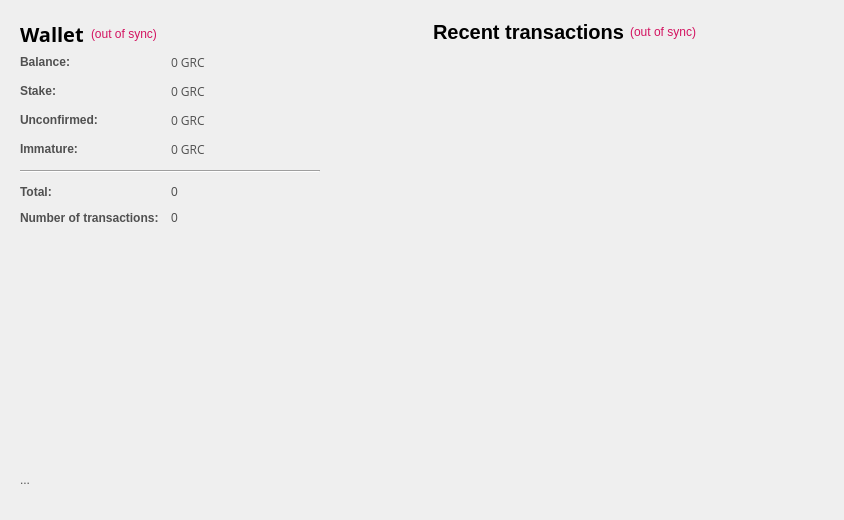
<?xml version="1.0" encoding="UTF-8"?>
<ui version="4.0">
 <class>OverviewPage</class>
 <widget class="QWidget" name="OverviewPage">
  <property name="geometry">
   <rect>
    <x>0</x>
    <y>0</y>
    <width>846</width>
    <height>520</height>
   </rect>
  </property>
  <property name="sizePolicy">
   <sizepolicy hsizetype="Minimum" vsizetype="Preferred">
    <horstretch>0</horstretch>
    <verstretch>0</verstretch>
   </sizepolicy>
  </property>
  <property name="minimumSize">
   <size>
    <width>795</width>
    <height>520</height>
   </size>
  </property>
  <property name="maximumSize">
   <size>
    <width>16777215</width>
    <height>520</height>
   </size>
  </property>
  <property name="windowTitle">
   <string>Form</string>
  </property>
  <property name="styleSheet">
   <string notr="true">color:#505050;
font-family:'Open Sans,sans-serif';</string>
  </property>
  <layout class="QGridLayout" name="gridLayout_2">
   <property name="sizeConstraint">
    <enum>QLayout::SetMaximumSize</enum>
   </property>
   <property name="leftMargin">
    <number>11</number>
   </property>
   <property name="horizontalSpacing">
    <number>0</number>
   </property>
   <item row="1" column="1">
    <layout class="QVBoxLayout" name="verticalLayout_3">
     <property name="spacing">
      <number>7</number>
     </property>
     <item>
      <widget class="QFrame" name="frame_2">
       <property name="sizePolicy">
        <sizepolicy hsizetype="Fixed" vsizetype="Preferred">
         <horstretch>0</horstretch>
         <verstretch>0</verstretch>
        </sizepolicy>
       </property>
       <property name="minimumSize">
        <size>
         <width>400</width>
         <height>0</height>
        </size>
       </property>
       <layout class="QVBoxLayout" name="verticalLayout">
        <property name="leftMargin">
         <number>0</number>
        </property>
        <item>
         <layout class="QHBoxLayout" name="horizontalLayout_2">
          <item>
           <widget class="QLabel" name="label_4">
            <property name="text">
             <string>&lt;html&gt;&lt;head/&gt;&lt;body&gt;&lt;p&gt;&lt;span style=&quot; font-size:20px; font-weight:600; color:#000000;&quot;&gt;Recent transactions&lt;/span&gt;&lt;/p&gt;&lt;/body&gt;&lt;/html&gt;</string>
            </property>
           </widget>
          </item>
          <item>
           <widget class="QLabel" name="labelTransactionsStatus">
            <property name="toolTip">
             <string>The displayed information may be out of date. Your wallet automatically synchronizes with the Gridcoin network after a connection is established, but this process has not completed yet.</string>
            </property>
            <property name="styleSheet">
             <string notr="true">QLabel { color: red; }</string>
            </property>
            <property name="text">
             <string notr="true">&lt;html&gt;&lt;head/&gt;&lt;body&gt;&lt;p&gt;&lt;span style=&quot; color:#d31360;&quot;&gt;(out of sync)&lt;/span&gt;&lt;/p&gt;&lt;/body&gt;&lt;/html&gt;</string>
            </property>
            <property name="alignment">
             <set>Qt::AlignRight|Qt::AlignTrailing|Qt::AlignVCenter</set>
            </property>
           </widget>
          </item>
          <item>
           <spacer name="horizontalSpacer">
            <property name="orientation">
             <enum>Qt::Horizontal</enum>
            </property>
            <property name="sizeHint" stdset="0">
             <size>
              <width>40</width>
              <height>20</height>
             </size>
            </property>
           </spacer>
          </item>
         </layout>
        </item>
        <item>
         <spacer name="verticalSpacer_6">
          <property name="orientation">
           <enum>Qt::Vertical</enum>
          </property>
          <property name="sizeType">
           <enum>QSizePolicy::Maximum</enum>
          </property>
          <property name="sizeHint" stdset="0">
           <size>
            <width>20</width>
            <height>13</height>
           </size>
          </property>
         </spacer>
        </item>
        <item>
         <widget class="QListView" name="listTransactions">
          <property name="sizePolicy">
           <sizepolicy hsizetype="Expanding" vsizetype="Expanding">
            <horstretch>0</horstretch>
            <verstretch>0</verstretch>
           </sizepolicy>
          </property>
          <property name="styleSheet">
           <string notr="true">QListView { background: transparent;font-size:12px;  }</string>
          </property>
          <property name="frameShape">
           <enum>QFrame::NoFrame</enum>
          </property>
          <property name="verticalScrollBarPolicy">
           <enum>Qt::ScrollBarAlwaysOff</enum>
          </property>
          <property name="horizontalScrollBarPolicy">
           <enum>Qt::ScrollBarAlwaysOff</enum>
          </property>
          <property name="selectionMode">
           <enum>QAbstractItemView::NoSelection</enum>
          </property>
         </widget>
        </item>
        <item>
         <widget class="QLabel" name="label12">
          <property name="layoutDirection">
           <enum>Qt::RightToLeft</enum>
          </property>
          <property name="text">
           <string>&lt;html&gt;&lt;head/&gt;&lt;body&gt;&lt;p align=&quot;center&quot;&gt;&lt;a href=&quot;http://boincstats.com/en/stats/-1/team/detail/118094994/overview&quot;&gt;&lt;span style=&quot; text-decoration: underline; color:#0000ff;&quot;&gt;&lt;img src=&quot;:/images/wallet2&quot;/&gt;&lt;/span&gt;&lt;/a&gt;&lt;/p&gt;&lt;/body&gt;&lt;/html&gt;</string>
          </property>
          <property name="alignment">
           <set>Qt::AlignRight|Qt::AlignTrailing|Qt::AlignVCenter</set>
          </property>
          <property name="margin">
           <number>5</number>
          </property>
          <property name="openExternalLinks">
           <bool>true</bool>
          </property>
         </widget>
        </item>
       </layout>
      </widget>
     </item>
    </layout>
   </item>
   <item row="1" column="0">
    <layout class="QVBoxLayout" name="verticalLayout_2">
     <property name="spacing">
      <number>1</number>
     </property>
     <item>
      <widget class="QFrame" name="frame">
       <property name="sizePolicy">
        <sizepolicy hsizetype="Fixed" vsizetype="Preferred">
         <horstretch>0</horstretch>
         <verstretch>0</verstretch>
        </sizepolicy>
       </property>
       <property name="minimumSize">
        <size>
         <width>422</width>
         <height>0</height>
        </size>
       </property>
       <layout class="QVBoxLayout" name="verticalLayout_4">
        <item>
         <layout class="QHBoxLayout" name="horizontalLayout_4">
          <property name="spacing">
           <number>7</number>
          </property>
          <item>
           <widget class="QLabel" name="label_5">
            <property name="font">
             <font>
              <family>Open Sans,sans-serif</family>
             </font>
            </property>
            <property name="text">
             <string>&lt;html&gt;&lt;head/&gt;&lt;body&gt;&lt;p&gt;&lt;span style=&quot; font-size:20px; font-weight:600; color:#000000;&quot;&gt;Wallet&lt;/span&gt;&lt;/p&gt;&lt;/body&gt;&lt;/html&gt;</string>
            </property>
           </widget>
          </item>
          <item>
           <widget class="QLabel" name="labelWalletStatus">
            <property name="toolTip">
             <string>The displayed information may be out of date. Your wallet automatically synchronizes with the Gridcoin network after a connection is established, but this process has not completed yet.</string>
            </property>
            <property name="styleSheet">
             <string notr="true">QLabel { color: red; }</string>
            </property>
            <property name="text">
             <string notr="true">&lt;html&gt;&lt;head/&gt;&lt;body&gt;&lt;p&gt;&lt;span style=&quot; color:#d31360;&quot;&gt;(out of sync)&lt;/span&gt;&lt;/p&gt;&lt;/body&gt;&lt;/html&gt;</string>
            </property>
            <property name="alignment">
             <set>Qt::AlignLeading|Qt::AlignLeft|Qt::AlignVCenter</set>
            </property>
           </widget>
          </item>
          <item>
           <spacer name="horizontalSpacer_2">
            <property name="orientation">
             <enum>Qt::Horizontal</enum>
            </property>
            <property name="sizeHint" stdset="0">
             <size>
              <width>40</width>
              <height>20</height>
             </size>
            </property>
           </spacer>
          </item>
         </layout>
        </item>
        <item>
         <layout class="QFormLayout" name="formLayout_2">
          <property name="fieldGrowthPolicy">
           <enum>QFormLayout::AllNonFixedFieldsGrow</enum>
          </property>
          <property name="horizontalSpacing">
           <number>12</number>
          </property>
          <property name="verticalSpacing">
           <number>12</number>
          </property>
          <item row="0" column="0">
           <widget class="QLabel" name="label">
            <property name="text">
             <string>&lt;html&gt;&lt;head/&gt;&lt;body&gt;&lt;p&gt;&lt;span style=&quot; font-weight:600;&quot;&gt;Balance:&lt;/span&gt;&lt;/p&gt;&lt;/body&gt;&lt;/html&gt;</string>
            </property>
           </widget>
          </item>
          <item row="0" column="1">
           <widget class="QLabel" name="labelBalance">
            <property name="font">
             <font>
              <family>Open Sans,sans-serif</family>
             </font>
            </property>
            <property name="cursor">
             <cursorShape>IBeamCursor</cursorShape>
            </property>
            <property name="toolTip">
             <string>Your current balance</string>
            </property>
            <property name="text">
             <string notr="true">0 GRC</string>
            </property>
            <property name="textInteractionFlags">
             <set>Qt::LinksAccessibleByMouse|Qt::TextSelectableByKeyboard|Qt::TextSelectableByMouse</set>
            </property>
           </widget>
          </item>
          <item row="1" column="0">
           <widget class="QLabel" name="label_6">
            <property name="text">
             <string>&lt;html&gt;&lt;head/&gt;&lt;body&gt;&lt;p&gt;&lt;span style=&quot; font-weight:600;&quot;&gt;Stake:&lt;/span&gt;&lt;/p&gt;&lt;/body&gt;&lt;/html&gt;</string>
            </property>
           </widget>
          </item>
          <item row="1" column="1">
           <widget class="QLabel" name="labelStake">
            <property name="font">
             <font>
              <family>Open Sans,sans-serif</family>
             </font>
            </property>
            <property name="cursor">
             <cursorShape>IBeamCursor</cursorShape>
            </property>
            <property name="toolTip">
             <string>Total of coins that was staked, and do not yet count toward the current balance</string>
            </property>
            <property name="text">
             <string notr="true">0 GRC</string>
            </property>
            <property name="textInteractionFlags">
             <set>Qt::LinksAccessibleByMouse|Qt::TextSelectableByKeyboard|Qt::TextSelectableByMouse</set>
            </property>
           </widget>
          </item>
          <item row="2" column="0">
           <widget class="QLabel" name="label_3">
            <property name="text">
             <string>&lt;html&gt;&lt;head/&gt;&lt;body&gt;&lt;p&gt;&lt;span style=&quot; font-weight:600;&quot;&gt;Unconfirmed:&lt;/span&gt;&lt;/p&gt;&lt;/body&gt;&lt;/html&gt;</string>
            </property>
           </widget>
          </item>
          <item row="2" column="1">
           <widget class="QLabel" name="labelUnconfirmed">
            <property name="font">
             <font>
              <family>Open Sans,sans-serif</family>
             </font>
            </property>
            <property name="cursor">
             <cursorShape>IBeamCursor</cursorShape>
            </property>
            <property name="toolTip">
             <string>Total of transactions that have yet to be confirmed, and do not yet count toward the current balance</string>
            </property>
            <property name="text">
             <string notr="true">0 GRC</string>
            </property>
            <property name="textInteractionFlags">
             <set>Qt::LinksAccessibleByMouse|Qt::TextSelectableByKeyboard|Qt::TextSelectableByMouse</set>
            </property>
           </widget>
          </item>
          <item row="3" column="0">
           <widget class="QLabel" name="labelImmatureText">
            <property name="text">
             <string>&lt;html&gt;&lt;head/&gt;&lt;body&gt;&lt;p&gt;&lt;span style=&quot; font-weight:600;&quot;&gt;Immature:&lt;/span&gt;&lt;/p&gt;&lt;/body&gt;&lt;/html&gt;</string>
            </property>
           </widget>
          </item>
          <item row="3" column="1">
           <widget class="QLabel" name="labelImmature">
            <property name="font">
             <font>
              <family>Open Sans,sans-serif</family>
             </font>
            </property>
            <property name="toolTip">
             <string>Mined balance that has not yet matured</string>
            </property>
            <property name="text">
             <string notr="true">0 GRC</string>
            </property>
            <property name="textInteractionFlags">
             <set>Qt::LinksAccessibleByMouse|Qt::TextSelectableByKeyboard|Qt::TextSelectableByMouse</set>
            </property>
           </widget>
          </item>
          <item row="4" column="0" colspan="2">
           <widget class="Line" name="line">
            <property name="sizePolicy">
             <sizepolicy hsizetype="MinimumExpanding" vsizetype="Fixed">
              <horstretch>140</horstretch>
              <verstretch>0</verstretch>
             </sizepolicy>
            </property>
            <property name="maximumSize">
             <size>
              <width>300</width>
              <height>16777215</height>
             </size>
            </property>
            <property name="orientation">
             <enum>Qt::Horizontal</enum>
            </property>
           </widget>
          </item>
          <item row="5" column="0">
           <widget class="QLabel" name="label_10">
            <property name="text">
             <string>&lt;html&gt;&lt;head/&gt;&lt;body&gt;&lt;p&gt;&lt;span style=&quot; font-weight:600;&quot;&gt;Total:&lt;/span&gt;&lt;/p&gt;&lt;/body&gt;&lt;/html&gt;</string>
            </property>
           </widget>
          </item>
          <item row="5" column="1">
           <widget class="QLabel" name="labelTotal">
            <property name="toolTip">
             <string>Total number of transactions in wallet</string>
            </property>
            <property name="text">
             <string notr="true">0</string>
            </property>
           </widget>
          </item>
          <item row="6" column="0">
           <widget class="QLabel" name="label_2">
            <property name="text">
             <string>&lt;html&gt;&lt;head/&gt;&lt;body&gt;&lt;p&gt;&lt;span style=&quot; font-weight:600;&quot;&gt;Number of transactions:&lt;/span&gt;&lt;/p&gt;&lt;/body&gt;&lt;/html&gt;</string>
            </property>
           </widget>
          </item>
          <item row="6" column="1">
           <widget class="QLabel" name="labelNumTransactions">
            <property name="toolTip">
             <string>Total number of transactions in wallet</string>
            </property>
            <property name="text">
             <string notr="true">0</string>
            </property>
           </widget>
          </item>
         </layout>
        </item>
        <item>
         <spacer name="verticalSpacer_5">
          <property name="orientation">
           <enum>Qt::Vertical</enum>
          </property>
          <property name="sizeType">
           <enum>QSizePolicy::Maximum</enum>
          </property>
          <property name="sizeHint" stdset="0">
           <size>
            <width>20</width>
            <height>20</height>
           </size>
          </property>
         </spacer>
        </item>
        <item>
         <widget class="QWidget" name="widget" native="true">
          <property name="sizePolicy">
           <sizepolicy hsizetype="Fixed" vsizetype="Fixed">
            <horstretch>0</horstretch>
            <verstretch>0</verstretch>
           </sizepolicy>
          </property>
          <property name="minimumSize">
           <size>
            <width>256</width>
            <height>256</height>
           </size>
          </property>
          <property name="maximumSize">
           <size>
            <width>256</width>
            <height>256</height>
           </size>
          </property>
          <property name="styleSheet">
           <string notr="true">image: url(:/images/wallet);</string>
          </property>
         </widget>
        </item>
        <item>
         <widget class="QLabel" name="txtDisplay">
          <property name="minimumSize">
           <size>
            <width>400</width>
            <height>40</height>
           </size>
          </property>
          <property name="text">
           <string>...</string>
          </property>
         </widget>
        </item>
       </layout>
      </widget>
     </item>
    </layout>
   </item>
  </layout>
 </widget>
 <resources/>
 <connections/>
</ui>
